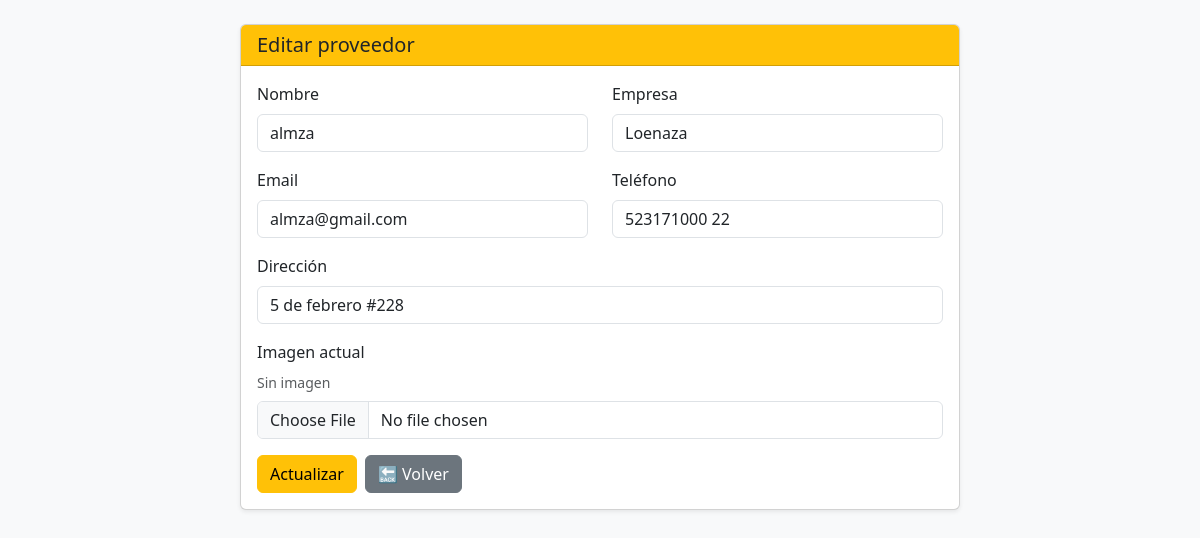
/modules/proveedores/updateproveedor.php?id=2, run on the app's committed database.
### tables this page shows
CREATE TABLE `proveedores` (
  `id` int(11) NOT NULL,
  `nombre` varchar(200) NOT NULL,
  `email` varchar(250) NOT NULL,
  `telefono` varchar(12) NOT NULL,
  `direccion` varchar(250) NOT NULL,
  `empresa` varchar(100) NOT NULL,
  `imagen` varchar(50) NOT NULL
);

### modules/proveedores/updateproveedor.php (the view, shortened to what this page needs)
<?php
require_once __DIR__ . "/../../config/config.php";
$id = isset($_GET['id']) ? (int)$_GET['id'] : 0;
$stmt = $conn->prepare("SELECT * FROM proveedores WHERE id = :id");
$stmt->execute([':id' => $id]);
$prov = $stmt->fetch(PDO::FETCH_ASSOC);
?>
<!DOCTYPE html>
<html lang="es">
<head>
  <link href="https://cdn.jsdelivr.net/npm/bootstrap@5.3.0/dist/css/bootstrap.min.css" rel="stylesheet">
</head>
<body class="bg-light">
<div class="container py-4">
  <div class="card shadow-sm mx-auto" style="max-width:720px;">
    <div class="card-header bg-warning">
      <h5 class="mb-0">Editar proveedor</h5>
    </div>
    <div class="card-body">
      <form method="post" enctype="multipart/form-data">
        <div class="row">
          <div class="col-md-6 mb-3">
            <label class="form-label">Nombre</label>
            <input name="nombre" value="<?= htmlspecialchars($prov['nombre']) ?>" class="form-control" required>
          </div>
          <div class="col-md-6 mb-3">
            <label class="form-label">Empresa</label>
            <input name="empresa" value="<?= htmlspecialchars($prov['empresa']) ?>" class="form-control" required>
          </div>
          <div class="col-md-6 mb-3">
            <label class="form-label">Email</label>
            <input name="email" type="email" value="<?= htmlspecialchars($prov['email']) ?>" class="form-control" required>
          </div>
          <div class="col-md-6 mb-3">
            <label class="form-label">Teléfono</label>
            <input name="telefono" value="<?= htmlspecialchars($prov['telefono']) ?>" class="form-control" required>
          </div>
          <div class="col-12 mb-3">
            <label class="form-label">Dirección</label>
            <input name="direccion" value="<?= htmlspecialchars($prov['direccion']) ?>" class="form-control" required>
          </div>
          <div class="col-12 mb-3">
            <label class="form-label">Imagen actual</label><br>
            <?php if (!empty($prov['imagen']) && file_exists(__DIR__ . "/../../imagen/".$prov['imagen'])): ?>
              <img src="../../imagen/<?= htmlspecialchars($prov['imagen']) ?>" width="120" class="rounded mb-2">
            <?php else: ?>
              <div class="text-muted small mb-2">Sin imagen</div>
            <?php endif; ?>
            <input name="imagen" type="file" accept="image/*" class="form-control">
          </div>
        </div>
        <div class="d-flex gap-2">
          <button class="btn btn-warning">Actualizar</button>
          <a class="btn btn-secondary" href="readproveedor.php">🔙 Volver</a>
        </div>
      </form>
    </div>
  </div>
</div>
</body>
</html>

### data on the page
proveedores: nombre "almza", empresa "Loenaza", email "almza@gmail.com", telefono "523171000 22", direccion "5 de febrero #228"
